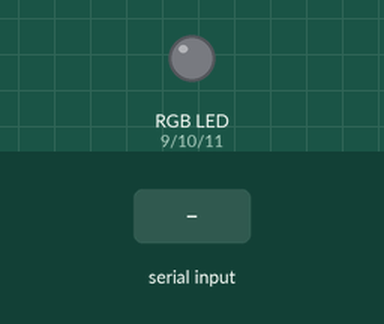
The sketch below on a simulated Arduino Uno, built with avr-gcc and run on an emulated ATmega328P. On the bench: an RGB LED mixed from three pins (HIGH = lit). The inputs (shaded band) are chosen by the test bench. Dim RGB values are drawn brighter than linear.

Above: at 1.2 s.
1.3 s: "R90\n" received over Serial
At 2.0 s:
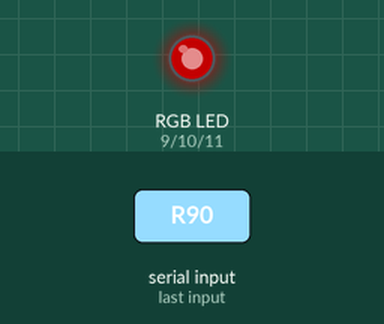
2.8 s: "R,45\n" received over Serial
At 3.2 s:
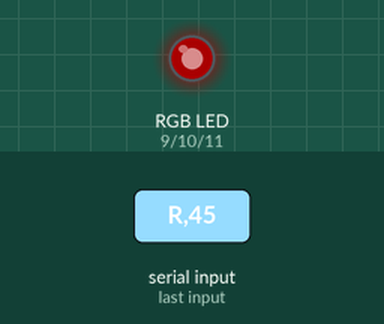
4.3 s: "G90\n" received over Serial
At 5.5 s:
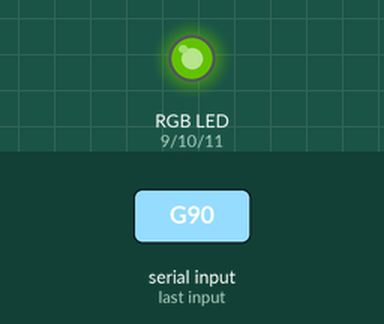
5.8 s: "G,45\n" received over Serial
At 6.7 s:
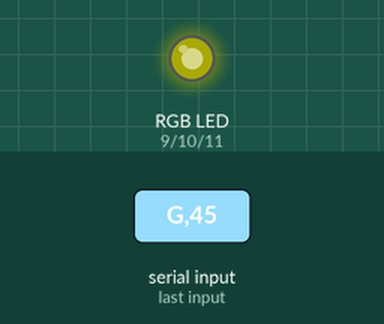
7.3 s: "B90\n" received over Serial
At 7.8 s:
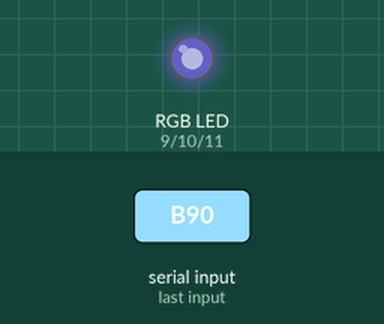
8.8 s: "B,45\n" received over Serial
At 10.1 s:
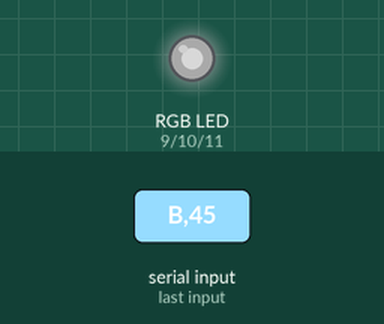
Timing chart, 0 to 11.3 s (numbered marks = the images above; inputs shaded):
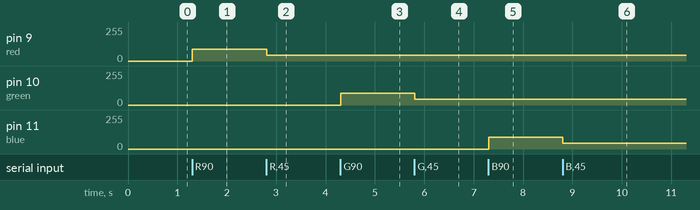

Measured:
- after the input at 1.3 s, pin 9 (red): 0/255 → 90/255 at once
- after the input at 2.8 s, pin 9 (red): 90/255 → 45/255 at once
- after the input at 4.3 s, pin 10 (green): 0/255 → 90/255 at once
- after the input at 5.8 s, pin 10 (green): 90/255 → 45/255 at once
- after the input at 7.3 s, pin 11 (blue): 0/255 → 90/255 at once
- after the input at 8.8 s, pin 11 (blue): 90/255 → 45/255 at once

The sketch:

bt_brightness.ino
```cpp
int red = 9;
int green  = 10;
int blue = 11;
int red_value = 0;
int green_value = 0;
int blue_value = 0;
char BluetoothData;
void setup() {
 pinMode(red,OUTPUT);
 pinMode(green,OUTPUT);
 pinMode(blue,OUTPUT);
Serial.begin(9600);
}

void loop() {
  if (Serial.available()){
    BluetoothData=Serial.read();
    if(BluetoothData=='R')red_value=Serial.parseInt();
    if(BluetoothData=='G')green_value=Serial.parseInt();
    if(BluetoothData=='B')blue_value=Serial.parseInt();
  }
  analogWrite(red,red_value);
  analogWrite(green,green_value);
  analogWrite(blue,blue_value);

}
```
